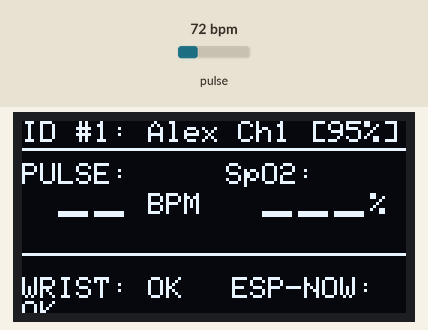
Recording of a sketch running on a simulated ESP32. Shown: 128×64 one-colour display. The test bench sets the inputs (shaded band); at power-on: pulse 72 bpm. What the sketch prints to the serial monitor is not drawn.

Above: at 2.5 s.
2.6 s: pulse set to 158 bpm
At 4.2 s:
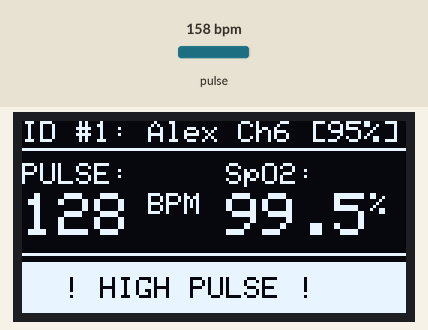
5.6 s: pulse set to 69 bpm
At 8.3 s:
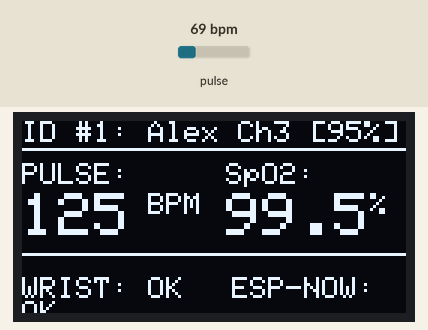
8.6 s: pulse set to 42 bpm
At 12.5 s:
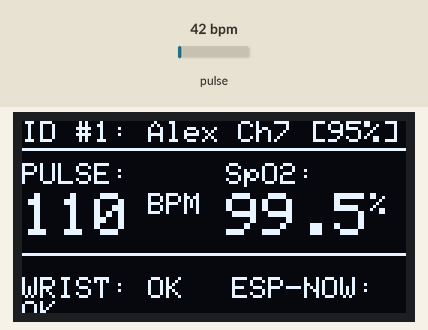
Timing chart, 0 to 14.0 s (numbered marks = the images above; inputs shaded):
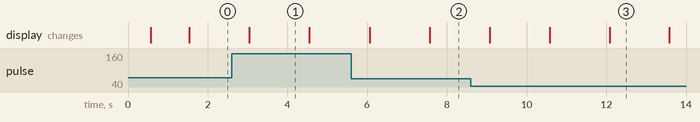

Measured:
- after the input at 2.6 s, the display: changes after 0.45 s (image 1)
- after the input at 5.6 s, the display: first differs from a run without the input after 2.0 s (image 2)
- what the display in image 1 shows lasts 1.6 s, from 3.0 s to 4.6 s

The sketch:

monitoring_band_esp32.ino
```cpp
/**
 * Field Safety Monitoring System - Monitoring Band Firmware (ESP32 #1)
 *
 * Hardware:
 * - ESP32 DevKit / Wearable module
 * - MAX30102 / MAX30100 Pulse Oximeter & Heart-Rate Sensor (I2C: SDA=21, SCL=22, Addr=0x57)
 * - 0.96" I2C OLED Display SSD1306 128x64 (I2C: SDA=21, SCL=22, Addr=0x3C)
 *
 * Required Libraries (Arduino Library Manager):
 * - "SparkFun MAX3010x Pulse and Proximity Sensor Library" (MAX30105.h, heartRate.h)
 * - "Adafruit SSD1306" & "Adafruit GFX Library"
 *
 * Wrist Band Optimizations:
 * - Higher LED pulse amplitude (0x3F / ~12.5mA) for penetrating thicker wrist tissue
 * - Calibrated wrist contact threshold (18000 IR)
 * - Dicrotic notch refractory period (380ms) to prevent 180+ BPM double-counting
 * - Calibrated SpO2 formula multiplied by 1.066 factor
 * - Auto-Channel Sweeping (Channels 1-13) for instant link with Checkpoint
 * - OLED live biometrics HUD & hazard alert banners
 * - Fully compatible with ESP32 Core 2.x and Core 3.x+ (ESP-IDF 5.x)
 */

#include <WiFi.h>
#include <esp_now.h>
#include <esp_wifi.h>
#include <Wire.h>
#include <Adafruit_GFX.h>
#include <Adafruit_SSD1306.h>
#include <MAX30105.h>
#include <heartRate.h>
#include "../common/mesh_protocol.h"

// ================= USER CONFIGURATION =================
#define BAND_ID          1
#define WORKER_NAME      "Worker-101 (Alex)"

// Sensor Placement Profile: 1 = Wrist Band Mode, 0 = Fingertip Mode
#define USE_WRIST_BAND_PROFILE   1

// Wi-Fi Channel Configuration (0 = Auto-sweep across channels 1..13)
#define TARGET_WIFI_CHANNEL  0

// Checkpoint MAC Address (Broadcast FF:FF:FF:FF:FF:FF)
uint8_t NEAREST_CHECKPOINT_MAC[] = {0xFF, 0xFF, 0xFF, 0xFF, 0xFF, 0xFF};

#define VITALS_SEND_INTERVAL_MS  1500

// SpO2 Calibration Multiplier
#define SPO2_CALIBRATION_FACTOR  1.066f

// ================= OLED DISPLAY CONFIGURATION =================
#define SCREEN_WIDTH     128
#define SCREEN_HEIGHT    64
#define OLED_RESET       -1
#define OLED_I2C_ADDR    0x3C
Adafruit_SSD1306 display(SCREEN_WIDTH, SCREEN_HEIGHT, &Wire, OLED_RESET);
bool oledFound = false;

// ================= MAX30102 SENSOR CONFIGURATION =================
MAX30105 particleSensor;
bool sensorFound = false;

// Contact Thresholds:
#if USE_WRIST_BAND_PROFILE
  #define CONTACT_IR_THRESHOLD   18000UL  // Wrist contact threshold
  #define LED_PULSE_AMPLITUDE    0x3F     // ~12.5mA for wrist penetration
#else
  #define CONTACT_IR_THRESHOLD   45000UL  // Fingertip contact threshold
  #define LED_PULSE_AMPLITUDE    0x24     // ~7.2mA
#endif

// Heart Rate Smoothing & Refractory Period
#define RATE_SIZE 6 // Rolling average of last 6 valid cardiac cycles
uint8_t rates[RATE_SIZE] = {75, 75, 75, 75, 75, 75};
uint8_t rateSpot = 0;
uint8_t rateCount = 0;
unsigned long lastBeatTime = 0;

// Plausible Physiological Boundaries
#define MIN_BPM_PLAUSIBLE   45.0f
#define MAX_BPM_PLAUSIBLE   160.0f
#define MIN_REFRACTORY_MS   380UL  // Rejects dicrotic notch (prevents 180+ BPM doubling)

// SpO2 Calculation Buffers
#define SPO2_BUFFER_SIZE 40
uint32_t irBuffer[SPO2_BUFFER_SIZE];
uint32_t redBuffer[SPO2_BUFFER_SIZE];
uint8_t spo2Index = 0;

// ================= GLOBAL STATE =================
float   current_pulse = -1.0f;
float   current_spo2  = -1.0f;
bool    wristContactDetected = false;
uint8_t battery_pct = 95;
unsigned long lastSendTime = 0;
bool lastTxOk = false;
uint8_t currentChannel = 1;

// ================= MAX30102 INITIALIZATION =================
void initMax30102() {
    if (!particleSensor.begin(Wire, I2C_SPEED_FAST)) {
        Serial.println("[MAX30102] Sensor not found at 0x57. Check wiring (SDA=21, SCL=22, VIN=3.3V).");
        sensorFound = false;
        return;
    }

    byte ledBrightness = LED_PULSE_AMPLITUDE;
    byte sampleAverage = 4;
    byte ledMode       = 2;    // Red + IR
    int  sampleRate    = 200;  // 200 Hz
    int  pulseWidth    = 411;  // 411 us (18-bit)
    int  adcRange      = 4096; // 12-bit range

    particleSensor.setup(ledBrightness, sampleAverage, ledMode, sampleRate, pulseWidth, adcRange);
    particleSensor.setPulseAmplitudeRed(LED_PULSE_AMPLITUDE);
    particleSensor.setPulseAmplitudeIR(LED_PULSE_AMPLITUDE);
    particleSensor.setPulseAmplitudeGreen(0);

    sensorFound = true;
    Serial.printf("[MAX30102] Wrist Band profile active (LED Amplitude: 0x%02X | Contact Thresh: %lu | SpO2 Scale: %.3f)\n",
                  LED_PULSE_AMPLITUDE, CONTACT_IR_THRESHOLD, SPO2_CALIBRATION_FACTOR);
}

// ================= SAMPLE & CALCULATE VITALS =================
void sampleMax30102() {
    if (!sensorFound) return;

    uint32_t irValue  = particleSensor.getIR();
    uint32_t redValue = particleSensor.getRed();

    // 1. Detect Skin Contact on Wrist
    if (irValue < CONTACT_IR_THRESHOLD) {
        if (wristContactDetected) {
            Serial.println("[MAX30102] Wrist contact lost (strap loose / removed).");
        }
        wristContactDetected = false;
        current_pulse = -1.0f;
        current_spo2  = -1.0f;
        rateCount = 0;
        return;
    }

    if (!wristContactDetected) {
        wristContactDetected = true;
        lastBeatTime = millis();
        rateCount = 0;
        Serial.printf("[MAX30102] Wrist contact detected! Raw IR: %lu\n", irValue);
    }

    // 2. Heart Beat Detection with Dicrotic Notch Rejection
    if (checkForBeat(irValue)) {
        unsigned long now = millis();
        unsigned long delta = now - lastBeatTime;
        lastBeatTime = now;

        if (delta >= MIN_REFRACTORY_MS && delta <= 1500) {
            float rawBpm = 60.0f / (delta / 1000.0f);

            if (rawBpm >= MIN_BPM_PLAUSIBLE && rawBpm <= MAX_BPM_PLAUSIBLE) {
                rates[rateSpot++] = (uint8_t)rawBpm;
                rateSpot %= RATE_SIZE;
                if (rateCount < RATE_SIZE) rateCount++;

                uint16_t sum = 0;
                for (uint8_t i = 0; i < rateCount; i++) {
                    sum += rates[i];
                }
                current_pulse = (float)sum / rateCount;

                Serial.printf("[WRIST BEAT] BPM: %.1f | Avg Pulse: %.1f BPM (Interval: %lu ms)\n",
                              rawBpm, current_pulse, delta);
            }
        }
    }

    // 3. SpO2 Estimation with 1.066 Calibration Multiplier
    irBuffer[spo2Index]  = irValue;
    redBuffer[spo2Index] = redValue;
    spo2Index = (spo2Index + 1) % SPO2_BUFFER_SIZE;

    if (spo2Index == 0) {
        uint32_t irMin = 0xFFFFFFFF, irMax = 0, irSum = 0;
        uint32_t redMin = 0xFFFFFFFF, redMax = 0, redSum = 0;

        for (uint8_t i = 0; i < SPO2_BUFFER_SIZE; i++) {
            irSum += irBuffer[i];
            if (irBuffer[i] < irMin) irMin = irBuffer[i];
            if (irBuffer[i] > irMax) irMax = irBuffer[i];

            redSum += redBuffer[i];
            if (redBuffer[i] < redMin) redMin = redBuffer[i];
            if (redBuffer[i] > redMax) redMax = redBuffer[i];
        }

        float irDC  = (float)irSum / SPO2_BUFFER_SIZE;
        float redDC = (float)redSum / SPO2_BUFFER_SIZE;
        float irAC  = (float)(irMax - irMin);
        float redAC = (float)(redMax - redMin);

        if (irDC > 0 && redDC > 0 && irAC > 8) {
            float ratio = (redAC / redDC) / (irAC / irDC);

            // Apply 1.066 calibration factor to SpO2 value
            float calculatedSpo2 = (104.0f - (17.0f * ratio)) * SPO2_CALIBRATION_FACTOR;

            // Clamp within physiological range
            if (calculatedSpo2 > 100.0f) calculatedSpo2 = 99.5f;
            if (calculatedSpo2 < 75.0f)  calculatedSpo2 = 75.0f;

            if (current_spo2 < 0) {
                current_spo2 = calculatedSpo2;
            } else {
                current_spo2 = (current_spo2 * 0.75f) + (calculatedSpo2 * 0.25f);
            }

            Serial.printf("[WRIST SPO2 (x1.066)] Ratio: %.3f | Calibrated SpO2: %.1f%%\n", ratio, current_spo2);
        }
    }
}

// ================= OLED DISPLAY RENDERING =================
void initOledDisplay() {
    Wire.begin(21, 22);
    if (display.begin(SSD1306_SWITCHCAPVCC, OLED_I2C_ADDR)) {
        oledFound = true;
        display.clearDisplay();
        display.setTextColor(SSD1306_WHITE);
        display.setTextSize(1);
        display.setCursor(10, 15);
        display.println("FIELD SAFETY BAND");
        display.setCursor(10, 30);
        display.printf("ID: #%d (WRIST)\n", BAND_ID);
        display.setCursor(10, 45);
        display.println("Connecting Mesh...");
        display.display();
        delay(800);
        Serial.println("[OLED] Display initialized successfully.");
    } else {
        Serial.println("[OLED] SSD1306 not detected at 0x3C (Check SDA=21, SCL=22).");
    }
}

void updateOledVitals(float pulse, float spo2, uint8_t batt, bool txSuccess, uint8_t ch) {
    if (!oledFound) return;

    display.clearDisplay();

    // 1. Header Bar
    display.setTextSize(1);
    display.setTextColor(SSD1306_WHITE);
    display.setCursor(0, 0);
    display.printf("ID #%d: Alex", BAND_ID);
    display.setCursor(72, 0);
    display.printf("Ch%d [%d%%]", ch, batt);
    display.drawLine(0, 9, 127, 9, SSD1306_WHITE);

    // 2. Biometrics
    display.setTextSize(1);
    display.setCursor(0, 14);
    display.print("PULSE:");
    display.setTextSize(2);
    display.setCursor(0, 24);
    if (wristContactDetected && pulse >= 40.0f) {
        display.printf("%3.0f", pulse);
    } else {
        display.print(" --");
    }
    display.setTextSize(1);
    display.print(" BPM");

    display.setTextSize(1);
    display.setCursor(68, 14);
    display.print("SpO2:");
    display.setTextSize(2);
    display.setCursor(68, 24);
    if (wristContactDetected && spo2 >= 70.0f) {
        display.printf("%4.1f", spo2);
    } else {
        display.print(" ---");
    }
    display.setTextSize(1);
    display.print("%");

    display.drawLine(0, 44, 127, 44, SSD1306_WHITE);

    // 3. Status Banner
    if (!sensorFound) {
        display.fillRect(0, 47, 128, 17, SSD1306_WHITE);
        display.setTextColor(SSD1306_BLACK, SSD1306_WHITE);
        display.setTextSize(1);
        display.setCursor(2, 52);
        display.print("! SENSOR ERROR !");
    } else if (!wristContactDetected) {
        display.setTextColor(SSD1306_WHITE);
        display.setTextSize(1);
        display.setCursor(6, 52);
        display.print("PLACE BAND ON WRIST");
    } else if (spo2 > 0 && spo2 < 90.0f) {
        display.fillRect(0, 47, 128, 17, SSD1306_WHITE);
        display.setTextColor(SSD1306_BLACK, SSD1306_WHITE);
        display.setTextSize(1);
        display.setCursor(8, 52);
        display.print("! HYPOXIA ALERT !");
    } else if (pulse > 125.0f) {
        display.fillRect(0, 47, 128, 17, SSD1306_WHITE);
        display.setTextColor(SSD1306_BLACK, SSD1306_WHITE);
        display.setTextSize(1);
        display.setCursor(14, 52);
        display.print("! HIGH PULSE !");
    } else {
        display.setTextColor(SSD1306_WHITE);
        display.setTextSize(1);
        display.setCursor(0, 52);
        display.print("WRIST: OK");
        display.setCursor(70, 52);
        display.print(txSuccess ? "ESP-NOW: OK" : "SCAN CH...");
    }

    display.display();
}

// ================= ESP-NOW SEND CALLBACK =================
#if ESP_IDF_VERSION >= ESP_IDF_VERSION_VAL(5, 0, 0)
void OnDataSent(const wifi_tx_info_t *tx_info, esp_now_send_status_t status) {
    lastTxOk = (status == ESP_NOW_SEND_SUCCESS);
}
#else
void OnDataSent(const uint8_t *mac_addr, esp_now_send_status_t status) {
    lastTxOk = (status == ESP_NOW_SEND_SUCCESS);
}
#endif

// Helper to set Wi-Fi Channel
void setBandWifiChannel(uint8_t channel) {
    esp_wifi_set_promiscuous(true);
    esp_wifi_set_channel(channel, WIFI_SECOND_CHAN_NONE);
    esp_wifi_set_promiscuous(false);
}

// ================= SETUP =================
void setup() {
    Serial.begin(115200);
    delay(500);
    Serial.println("\n===========================================");
    Serial.println("Field Safety System - Monitoring Band ESP32 #1 (Wrist Mode)");
    Serial.printf("Band ID: %d | Worker: %s\n", BAND_ID, WORKER_NAME);
    Serial.println("===========================================");

    initOledDisplay();
    initMax30102();

    WiFi.mode(WIFI_STA);
    WiFi.disconnect();

    Serial.printf("[WIFI] Band MAC Address: %s\n", WiFi.macAddress().c_str());

    if (esp_now_init() != ESP_OK) {
        Serial.println("[ESP-NOW] Init Failed! Rebooting in 2s...");
        delay(2000);
        ESP.restart();
    }
    Serial.println("[ESP-NOW] Initialized successfully");

    esp_now_register_send_cb(OnDataSent);

    // Register Broadcast Peer
    esp_now_peer_info_t peerInfo = {};
    memcpy(peerInfo.peer_addr, NEAREST_CHECKPOINT_MAC, 6);
    peerInfo.channel = 0;
    peerInfo.encrypt = false;

    if (esp_now_add_peer(&peerInfo) != ESP_OK) {
        Serial.println("[ESP-NOW] Failed to add broadcast peer!");
    } else {
        Serial.println("[ESP-NOW] Broadcast Peer (FF:FF:FF:FF:FF:FF) registered");
    }
}

// ================= MAIN LOOP =================
void loop() {
    sampleMax30102();

    if (millis() - lastSendTime >= VITALS_SEND_INTERVAL_MS) {
        lastSendTime = millis();

        float pulse = current_pulse;
        float spo2  = current_spo2;

        BandVitalsPacket packet;
        memset(&packet, 0, sizeof(BandVitalsPacket));
        packet.packet_type  = PKT_BAND_VITALS;
        packet.band_id      = BAND_ID;
        strncpy(packet.worker_name, WORKER_NAME, sizeof(packet.worker_name) - 1);
        packet.pulse_bpm    = (wristContactDetected && pulse >= 40.0f) ? pulse : -1.0f;
        packet.spo2         = (wristContactDetected && spo2  >= 70.0f) ? spo2  : -1.0f;
        packet.battery_pct  = battery_pct;
        packet.timestamp_ms = millis();

        if (TARGET_WIFI_CHANNEL > 0) {
            currentChannel = TARGET_WIFI_CHANNEL;
            setBandWifiChannel(currentChannel);
            esp_err_t res = esp_now_send(NEAREST_CHECKPOINT_MAC, (uint8_t*)&packet, sizeof(BandVitalsPacket));
            lastTxOk = (res == ESP_OK);
            Serial.printf("[VITALS] Sent on Fixed Ch %d | Res=%d | Pulse=%.1f | SpO2=%.1f%% | Contact=%d\n",
                          currentChannel, res, pulse, spo2, wristContactDetected);
        } else {
            static uint8_t commonChannels[] = {1, 6, 11, 2, 3, 4, 5, 7, 8, 9, 10, 12, 13};
            static uint8_t chIndex = 0;

            uint8_t primaryChannels[] = {1, 6, 11};
            for (uint8_t i = 0; i < 3; i++) {
                setBandWifiChannel(primaryChannels[i]);
                esp_err_t res = esp_now_send(NEAREST_CHECKPOINT_MAC, (uint8_t*)&packet, sizeof(BandVitalsPacket));
                if (res == ESP_OK) lastTxOk = true;
                delay(1);
            }

            currentChannel = commonChannels[chIndex];
            chIndex = (chIndex + 1) % (sizeof(commonChannels));
            setBandWifiChannel(currentChannel);
            esp_err_t res = esp_now_send(NEAREST_CHECKPOINT_MAC, (uint8_t*)&packet, sizeof(BandVitalsPacket));
            if (res == ESP_OK) lastTxOk = true;

            Serial.printf("[VITALS Multi-Ch TX] Pulse=%.1f BPM | SpO2=%.1f%% | Contact=%d | Active Ch: %d (Res: %d)\n",
                          pulse, spo2, wristContactDetected, currentChannel, res);
        }

        updateOledVitals(pulse, spo2, battery_pct, lastTxOk, currentChannel);
    }
}
```
